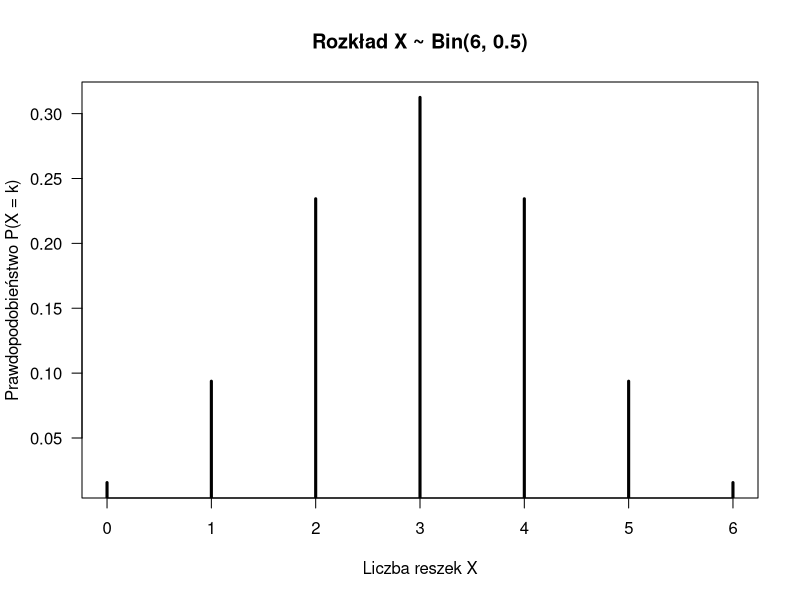

Write the R code that produced this figure.
# Rzucono monetą 6 razy. Niech X będzie liczbą reszek. Wyznaczyć
size <- 6
prob <- 0.5

# i) P(X = 5)
dbinom(x = 5, size, prob)

# ii) P(X ≥ 3)
1 - pbinom(q = 3 - 1, size, prob)

# iii) P(2 ≤ X ≤ 4)
pbinom(q = 4, size, prob) - pbinom(q = 2 - 1, size, prob)

# iv) Narysować wykres rozkładu zmiennej X (funkcja: plot, type=”h”).
x <- 0:size
y <- dbinom(x, size, prob)
plot(x, y, 
     type = "h",
     lwd = 3,
     las = 1,
     main = "Rozkład X ~ Bin(6, 0.5)",
     xlab = "Liczba reszek X",
     ylab = "Prawdopodobieństwo P(X = k)",
     )
